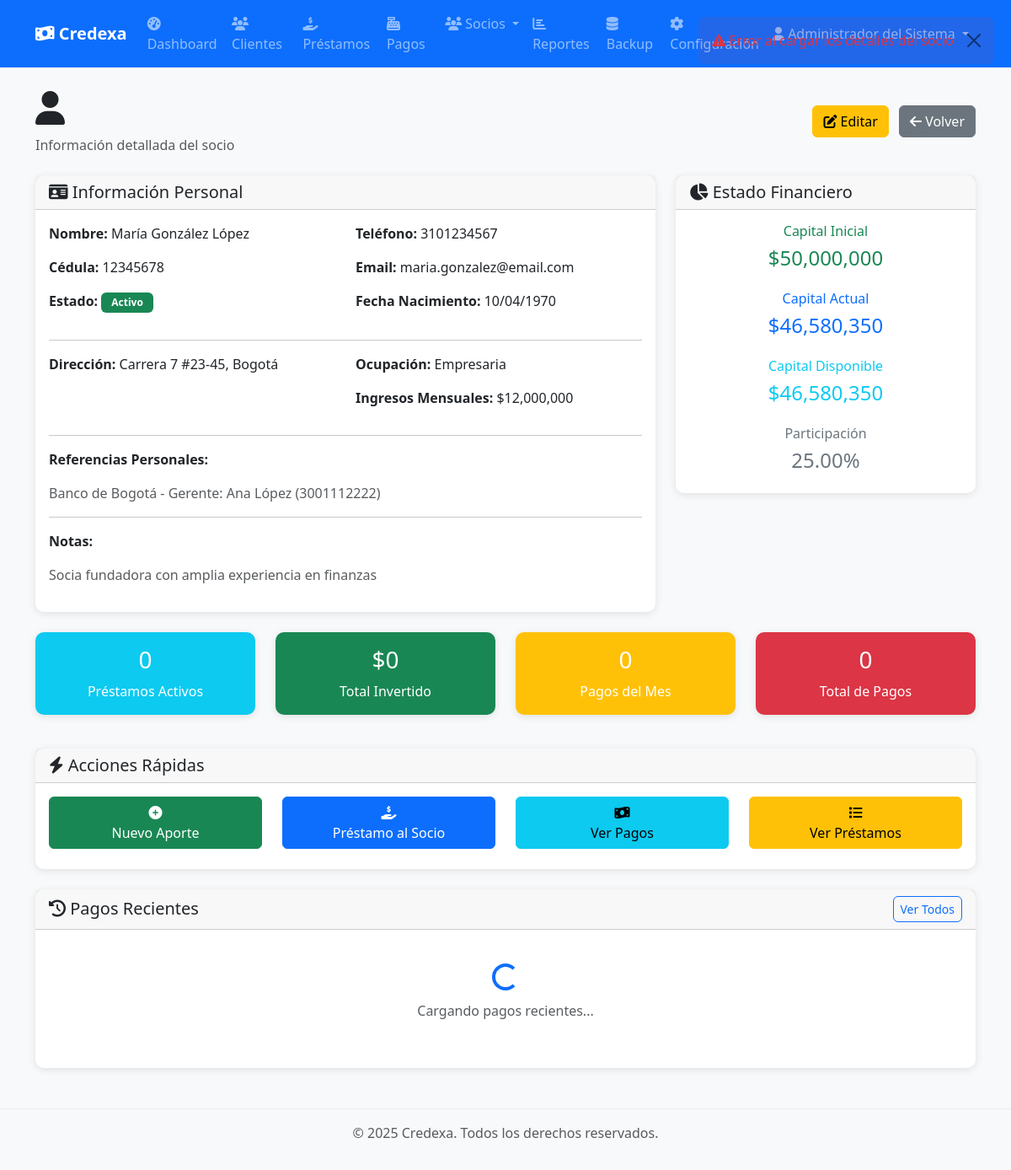
/api/socios/1/detalle (signed in), run on the app's committed database.
### app/models/user.py (models this page shows, shortened)
class Usuario(Base):
    __tablename__ = "usuarios"
    id = Column(Integer, primary_key=True, index=True)
    nombre_completo = Column(String, nullable=False)
    username = Column(String, unique=True, index=True, nullable=False)
    email = Column(String, unique=True, index=True, nullable=False)
    hashed_password = Column(String, nullable=False)
    rol_id = Column(Integer, ForeignKey("roles.id"), nullable=False)
    activo = Column(Boolean, default=True, nullable=False)
    ultimo_login = Column(DateTime(timezone=True), nullable=True)
    creado_en = Column(DateTime(timezone=True), server_default=func.now())
    actualizado_en = Column(DateTime(timezone=True), onupdate=func.now())
    rol = relationship("Rol", back_populates="usuarios")
    pagos_socio = relationship("PagoSocio", back_populates="usuario", cascade="all, delete-orphan")

### app/models/socio.py (models this page shows, shortened)
class Socio(Base):
    __tablename__ = "socios"
    id = Column(Integer, primary_key=True, index=True)
    nombre_completo = Column(String, nullable=False, index=True)
    cedula = Column(String, unique=True, nullable=False, index=True)
    telefono = Column(String, nullable=True)
    email = Column(String, nullable=True)
    direccion = Column(Text, nullable=True)
    fecha_nacimiento = Column(DateTime, nullable=True)
    ocupacion = Column(String, nullable=True)
    ingresos_mensuales = Column(Integer, nullable=True)  # En pesos colombianos
    referencias_personales = Column(Text, nullable=True)  # JSON o texto con referencias
    activo = Column(Integer, default=1, nullable=False)  # 1=activo, 0=inactivo
    notas = Column(Text, nullable=True)
    capital_inicial = Column(Numeric(15, 2), default=0, nullable=False)  # Capital inicial aportado
    capital_actual = Column(Numeric(15, 2), default=0, nullable=False)  # Capital actual disponible
    porcentaje_participacion = Column(Numeric(5, 2), default=0, nullable=False)  # % de participación en ganancias
    creado_en = Column(DateTime(timezone=True), server_default=func.now())
    actualizado_en = Column(DateTime(timezone=True), onupdate=func.now())
    prestamos = relationship("Prestamo", back_populates="socio", cascade="all, delete-orphan")
    pagos_socio = relationship("PagoSocio", back_populates="socio", cascade="all, delete-orphan")

### app/models/pago_socio.py (models this page shows, shortened)
class PagoSocio(Base):
    __tablename__ = "pagos_socio"
    id = Column(Integer, primary_key=True, index=True)
    socio_id = Column(Integer, ForeignKey("socios.id"), nullable=False, index=True)
    tipo = Column(String, nullable=False)  # 'aporte', 'prestamo', 'devolucion', 'ganancia'
    monto = Column(Numeric(15, 2), nullable=False)
    fecha_pago = Column(DateTime, nullable=False, index=True)
    metodo_pago = Column(String, nullable=True)  # efectivo, transferencia, cheque, etc.
    numero_recibo = Column(String, nullable=True, unique=True, index=True)
    descripcion = Column(Text, nullable=True)
    prestamo_id = Column(Integer, ForeignKey("prestamos.id"), nullable=True)  # Si es pago relacionado con préstamo específico
    saldo_anterior = Column(Numeric(15, 2), nullable=False)  # Saldo del socio antes del pago
    saldo_nuevo = Column(Numeric(15, 2), nullable=False)  # Saldo del socio después del pago
    registrado_por = Column(Integer, ForeignKey("usuarios.id"), nullable=True)
    creado_en = Column(DateTime(timezone=True), server_default=func.now())
    actualizado_en = Column(DateTime(timezone=True), onupdate=func.now())
    socio = relationship("Socio", back_populates="pagos_socio")
    prestamo = relationship("Prestamo", back_populates="pagos_socio")
    usuario = relationship("Usuario", back_populates="pagos_socio")

### app/api/socios.py (the view)
@router.get("/{socio_id}/detalle", response_class=HTMLResponse)
async def pagina_detalle_socio(
    socio_id: int,
    request: Request,
    db: Session = Depends(get_db),
    current_user: UsuarioModel = Depends(get_current_user)
):
    socio = db.query(Socio).filter(Socio.id == socio_id).first()
    if not socio:
        raise HTTPException(status_code=404, detail="Socio no encontrado")
    return templates.TemplateResponse(
        "socios/detalle.html",
        {"request": request, "user": current_user, "socio": socio}
    )

### app/templates/socios/detalle.html (shortened to what this page needs)
{% extends "base.html" %}
{% block content %}
<div class="row">
    <div class="col-12">
        <div class="d-flex justify-content-between align-items-center mb-4">
            <div>
                <h1>
                    <i class="fas fa-user"></i>
                </h1>
                <p class="text-muted mb-0">Información detallada del socio</p>
            </div>
            <div>
                {% if user.is_admin %}
                <a href="/socios/{{ socio.id }}/editar" class="btn btn-warning me-2">
                    <i class="fas fa-edit"></i>
                    Editar
                </a>
                {% endif %}
                <a href="/socios/lista" class="btn btn-secondary">
                    <i class="fas fa-arrow-left"></i>
                    Volver
                </a>
            </div>
        </div>
    </div>
</div>
<div class="row mb-4">
    <div class="col-md-8">
        <div class="card">
            <div class="card-header">
                <h5 class="mb-0">
                    <i class="fas fa-id-card"></i>
                    Información Personal
                </h5>
            </div>
            <div class="card-body">
                <div class="row">
                    <div class="col-md-6">
                        <p><strong>Nombre:</strong> {{ socio.nombre_completo }}</p>
                        <p><strong>Cédula:</strong> {{ socio.cedula }}</p>
                        <p><strong>Estado:</strong>
                            {% if socio.activo %}
                                <span class="badge bg-success">Activo</span>
                            {% else %}
                                <span class="badge bg-secondary">Inactivo</span>
                            {% endif %}
                        </p>
                    </div>
                    <div class="col-md-6">
                        <p><strong>Teléfono:</strong> {{ socio.telefono or 'No registrado' }}</p>
                        <p><strong>Email:</strong> {{ socio.email or 'No registrado' }}</p>
                        {% if socio.fecha_nacimiento %}
                        <p><strong>Fecha Nacimiento:</strong> {{ socio.fecha_nacimiento.strftime('%d/%m/%Y') }}</p>
                        {% endif %}
                    </div>
                </div>
                {% if socio.direccion or socio.ocupacion or socio.ingresos_mensuales %}
                <hr>
                <div class="row">
                    {% if socio.direccion %}
                    <div class="col-md-6">
                        <p><strong>Dirección:</strong> {{ socio.direccion }}</p>
                    </div>
                    {% endif %}
                    <div class="col-md-6">
                        {% if socio.ocupacion %}
                        <p><strong>Ocupación:</strong> {{ socio.ocupacion }}</p>
                        {% endif %}
                        {% if socio.ingresos_mensuales %}
                        <p><strong>Ingresos Mensuales:</strong> ${{ "{:,.0f}".format(socio.ingresos_mensuales) }}</p>
                        {% endif %}
                    </div>
                </div>
                {% endif %}
                {% if socio.referencias_personales %}
                <hr>
                <p><strong>Referencias Personales:</strong></p>
                <p class="text-muted">{{ socio.referencias_personales }}</p>
                {% endif %}
                {% if socio.notas %}
                <hr>
                <p><strong>Notas:</strong></p>
                <p class="text-muted">{{ socio.notas }}</p>
                {% endif %}
            </div>
        </div>
    </div>
    <div class="col-md-4">
        <div class="card">
            <div class="card-header">
                <h5 class="mb-0">
                    <i class="fas fa-chart-pie"></i>
                    Estado Financiero
                </h5>
            </div>
            <div class="card-body">
                <div class="row text-center">
                    <div class="col-12 mb-3">
                        <h6 class="text-success">Capital Inicial</h6>
                        <h4 class="text-success">${{ "{:,.0f}".format(socio.capital_inicial) }}</h4>
                    </div>
                    <div class="col-12 mb-3">
                        <h6 class="text-primary">Capital Actual</h6>
                        <h4 class="text-primary" id="capital-actual">${{ "{:,.0f}".format(socio.capital_actual) }}</h4>
                    </div>
                    <div class="col-12 mb-3">
                        <h6 class="text-info">Capital Disponible</h6>
                        <h4 class="text-info" id="capital-disponible">${{ "{:,.0f}".format(socio.capital_disponible) }}</h4>
                    </div>
                    <div class="col-12">
                        <h6 class="text-secondary">Participación</h6>
                        <h4 class="text-secondary">{{ socio.porcentaje_participacion }}%</h4>
                    </div>
                </div>
            </div>
        </div>
    </div>
</div>
<div class="row mb-4">
    <div class="col-md-3 mb-3">
        <div class="card bg-info text-white h-100">
            <div class="card-body text-center">
                <h3 id="total-prestamos">0</h3>
                <p class="mb-0">Préstamos Activos</p>
            </div>
        </div>
    </div>
    <div class="col-md-3 mb-3">
        <div class="card bg-success text-white h-100">
            <div class="card-body text-center">
                <h3 id="total-invertido">$0</h3>
                <p class="mb-0">Total Invertido</p>
            </div>
        </div>
    </div>
    <div class="col-md-3 mb-3">
        <div class="card bg-warning text-white h-100">
            <div class="card-body text-center">
                <h3 id="pagos-mes">0</h3>
                <p class="mb-0">Pagos del Mes</p>
            </div>
        </div>
    </div>
    <div class="col-md-3 mb-3">
        <div class="card bg-danger text-white h-100">
            <div class="card-body text-center">
                <h3 id="total-pagos">0</h3>
                <p class="mb-0">Total de Pagos</p>
            </div>
        </div>
    </div>
</div>
<div class="row mb-4">
    <div class="col-12">
        <div class="card">
            <div class="card-header">
                <h5 class="mb-0">
                    <i class="fas fa-bolt"></i>
                    Acciones Rápidas
                </h5>
            </div>
            <div class="card-body">
                <div class="row">
                    {% if user.is_admin %}
                    <div class="col-md-3 mb-2">
                        <button class="btn btn-success w-100" onclick="registrarAporte()">
                            <i class="fas fa-plus-circle"></i>
                            <br>Nuevo Aporte
                        </button>
                    </div>
                    <div class="col-md-3 mb-2">
                        <button class="btn btn-primary w-100" onclick="registrarPrestamo()">
                            <i class="fas fa-hand-holding-usd"></i>
                            <br>Préstamo al Socio
                        </button>
                    </div>
                    {% endif %}
                    <div class="col-md-3 mb-2">
                        <button class="btn btn-info w-100" onclick="verPagos()">
                            <i class="fas fa-money-bill-wave"></i>
                            <br>Ver Pagos
                        </button>
                    </div>
                    <div class="col-md-3 mb-2">
                        <button class="btn btn-warning w-100" onclick="verPrestamos()">
                            <i class="fas fa-list"></i>
                            <br>Ver Préstamos
                        </button>
                    </div>
                </div>
            </div>
        </div>
    </div>
</div>
<div class="row">
    <div class="col-12">
        <div class="card">
            <div class="card-header d-flex justify-content-between align-items-center">
                <h5 class="mb-0">
                    <i class="fas fa-history"></i>
                    Pagos Recientes
                </h5>
                <a href="/socios/pagos?socio_id={{ socio.id }}" class="btn btn-sm btn-outline-primary">
                    Ver Todos
                </a>
            </div>
            <div class="card-body">
                <div id="pagos-recientes">
                    <div class="text-center py-4">
                        <div class="spinner-border text-primary" role="status">
                        </div>
                        <p class="mt-2 text-muted">Cargando pagos recientes...</p>
                    </div>
                </div>
            </div>
        </div>
    </div>
</div>
{% endblock %}

### app/templates/base.html (shortened to what this page needs)
<!DOCTYPE html>
<html lang="es">
<head>
    <link href="https://cdn.jsdelivr.net/npm/bootstrap@5.3.0/dist/css/bootstrap.min.css" rel="stylesheet">
    <link rel="stylesheet" href="https://cdnjs.cloudflare.com/ajax/libs/font-awesome/6.4.0/css/all.min.css">
    <link href="/static/css/style.css" rel="stylesheet">
</head>
<body>
    <nav class="navbar navbar-expand-lg navbar-dark bg-primary">
        <div class="container">
            <a class="navbar-brand" href="/">
                <i class="fas fa-money-bill-wave"></i>
                Credexa
            </a>
            {% if user %}
            <div class="collapse navbar-collapse" id="navbarNav">
                <ul class="navbar-nav me-auto">
                    <li class="nav-item">
                        <a class="nav-link" href="/dashboard">
                            <i class="fas fa-tachometer-alt"></i> Dashboard
                        </a>
                    </li>
                    <li class="nav-item">
                        <a class="nav-link" href="/clientes">
                            <i class="fas fa-users"></i> Clientes
                        </a>
                    </li>
                    <li class="nav-item">
                        <a class="nav-link" href="/prestamos">
                            <i class="fas fa-hand-holding-usd"></i> Préstamos
                        </a>
                    </li>
                    <li class="nav-item">
                        <a class="nav-link" href="/pagos">
                            <i class="fas fa-cash-register"></i> Pagos
                        </a>
                    </li>
                    <li class="nav-item dropdown">
                        <a class="nav-link dropdown-toggle" href="#" id="sociosDropdown" role="button" data-bs-toggle="dropdown">
                            <i class="fas fa-users"></i> Socios
                        </a>
                    </li>
                    <li class="nav-item">
                        <a class="nav-link" href="/reportes">
                            <i class="fas fa-chart-bar"></i> Reportes
                        </a>
                    </li>
                    {% if user.is_admin %}
                    <li class="nav-item">
                        <a class="nav-link" href="/backup">
                            <i class="fas fa-database"></i> Backup
                        </a>
                    </li>
                    <li class="nav-item">
                        <a class="nav-link" href="/configuracion">
                            <i class="fas fa-cog"></i> Configuración
                        </a>
                    </li>
                    {% endif %}
                </ul>
                <ul class="navbar-nav">
                    <li class="nav-item dropdown">
                        <a class="nav-link dropdown-toggle" href="#" id="userDropdown" role="button" data-bs-toggle="dropdown">
                            <i class="fas fa-user"></i> {{ user.nombre_completo }}
                        </a>
                    </li>
                </ul>
            </div>
            {% endif %}
        </div>
    </nav>
    <main class="{% block main_class %}container mt-4{% endblock %}">
        {% block content %}{% endblock %}
    </main>
    <footer class="bg-light text-center text-muted py-3 mt-5">
        <div class="container">
            <p>&copy; 2025 Credexa. Todos los derechos reservados.</p>
        </div>
    </footer>
</body>
</html>

### data on the page
Usuario: nombre_completo "Administrador del Sistema"
Socio: nombre_completo "María González López", cedula "12345678", telefono "3101234567", email "maria.gonzalez@email.com", fecha_nacimiento "10/04/1970", direccion "Carrera 7 #23-45, Bogotá", ocupacion "Empresaria", ingresos_mensuales "12,000,000", referencias_personales "Banco de Bogotá - Gerente: Ana López (3001112222)", notas "Socia fundadora con amplia experiencia en finanzas", capital_inicial "50,000,000", capital_actual "46,580,350", porcentaje_participacion "25.00"
PagoSocio: capital_disponible "46,580,350"
